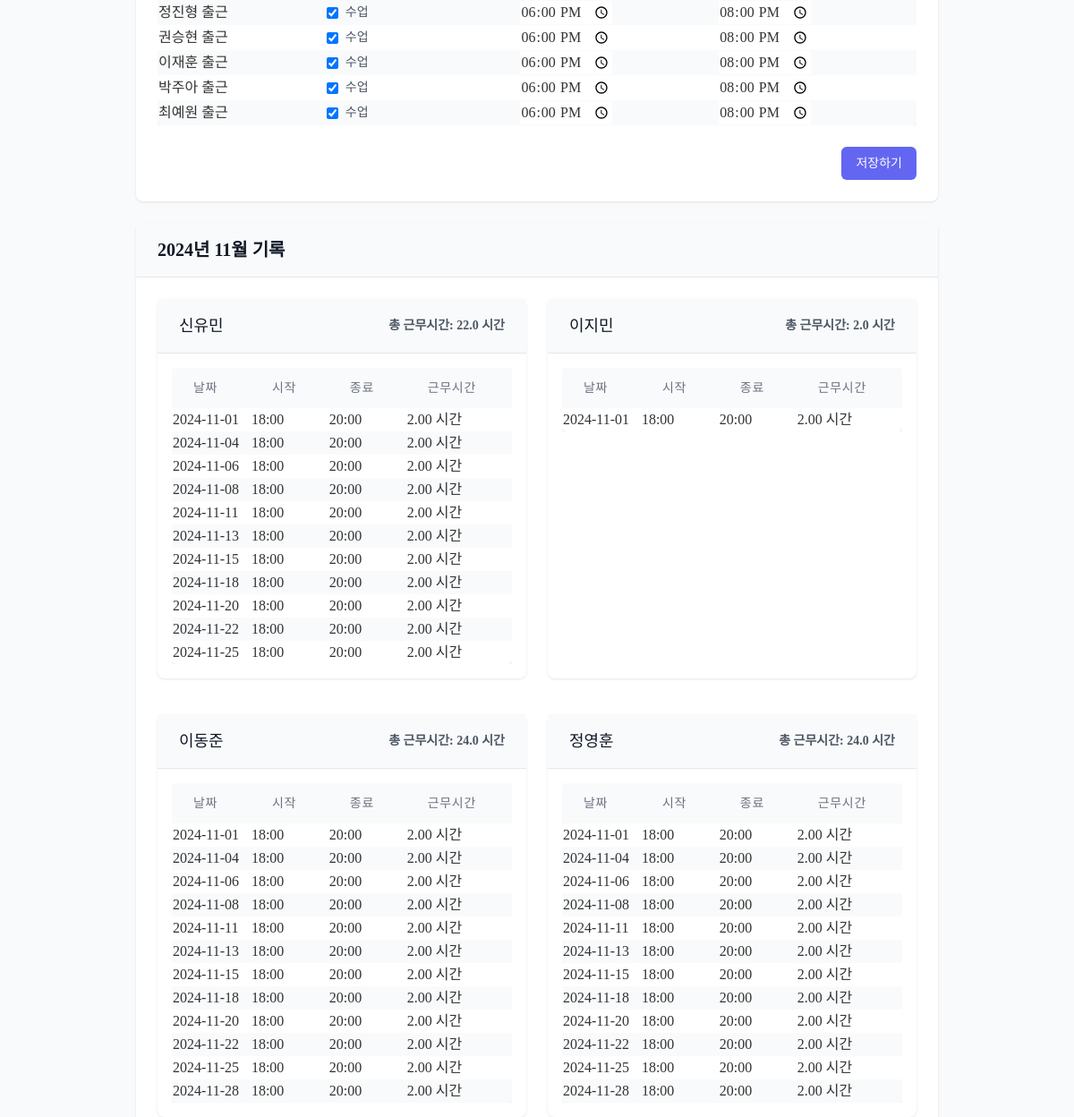
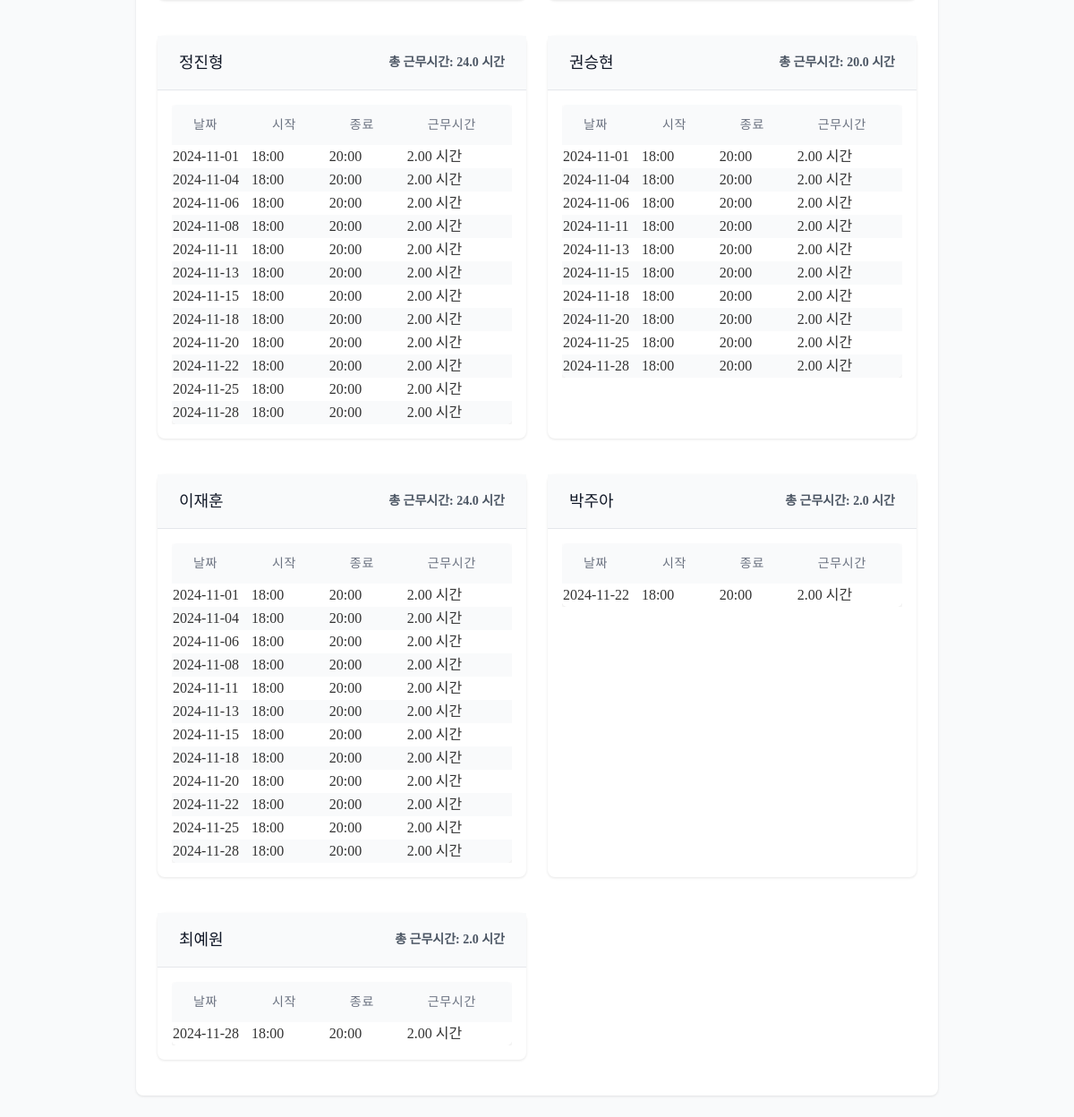
The app's page /teachers/attendance/create/ (signed in, lower part), older data (2 pictures, top to bottom).
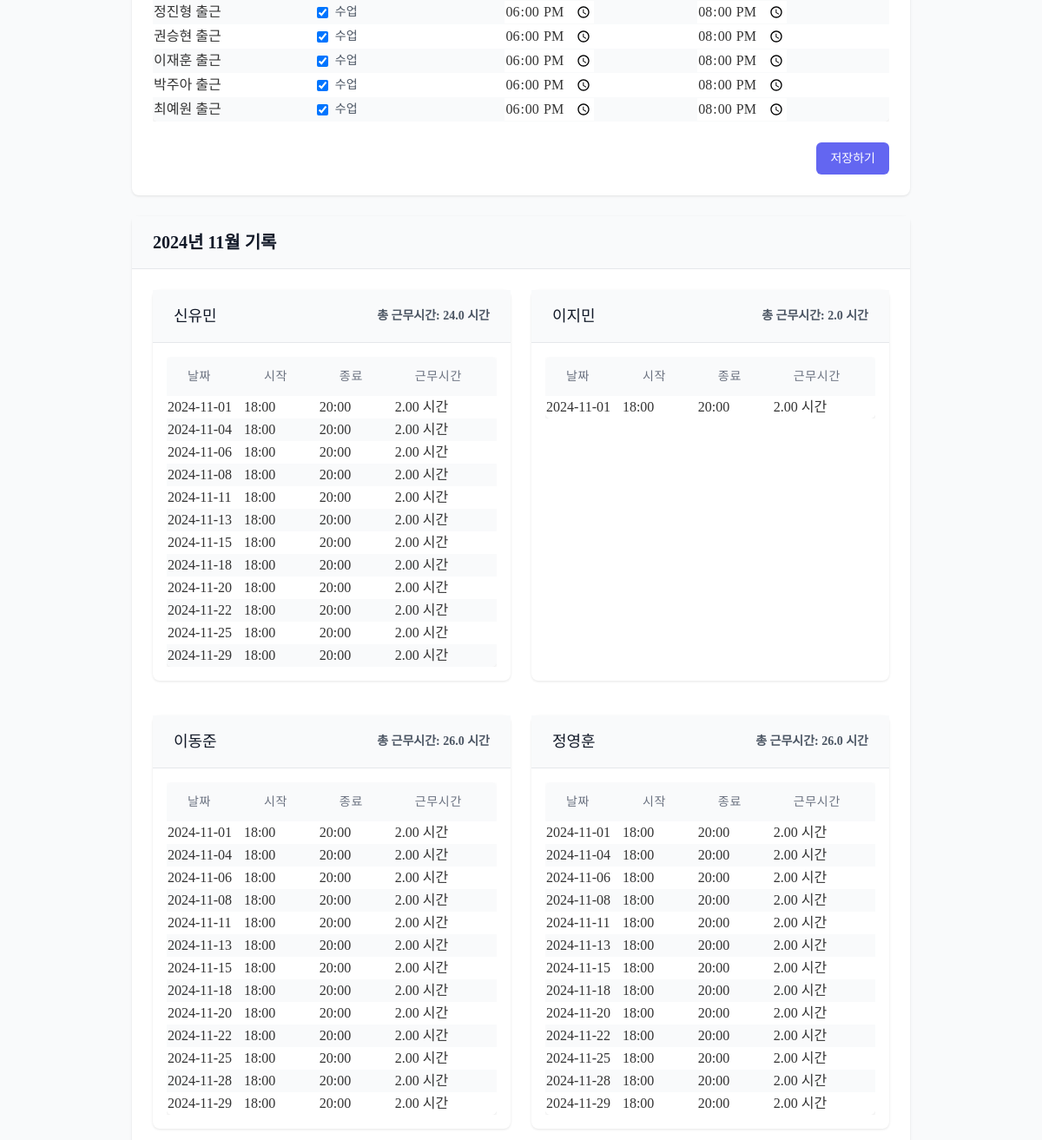
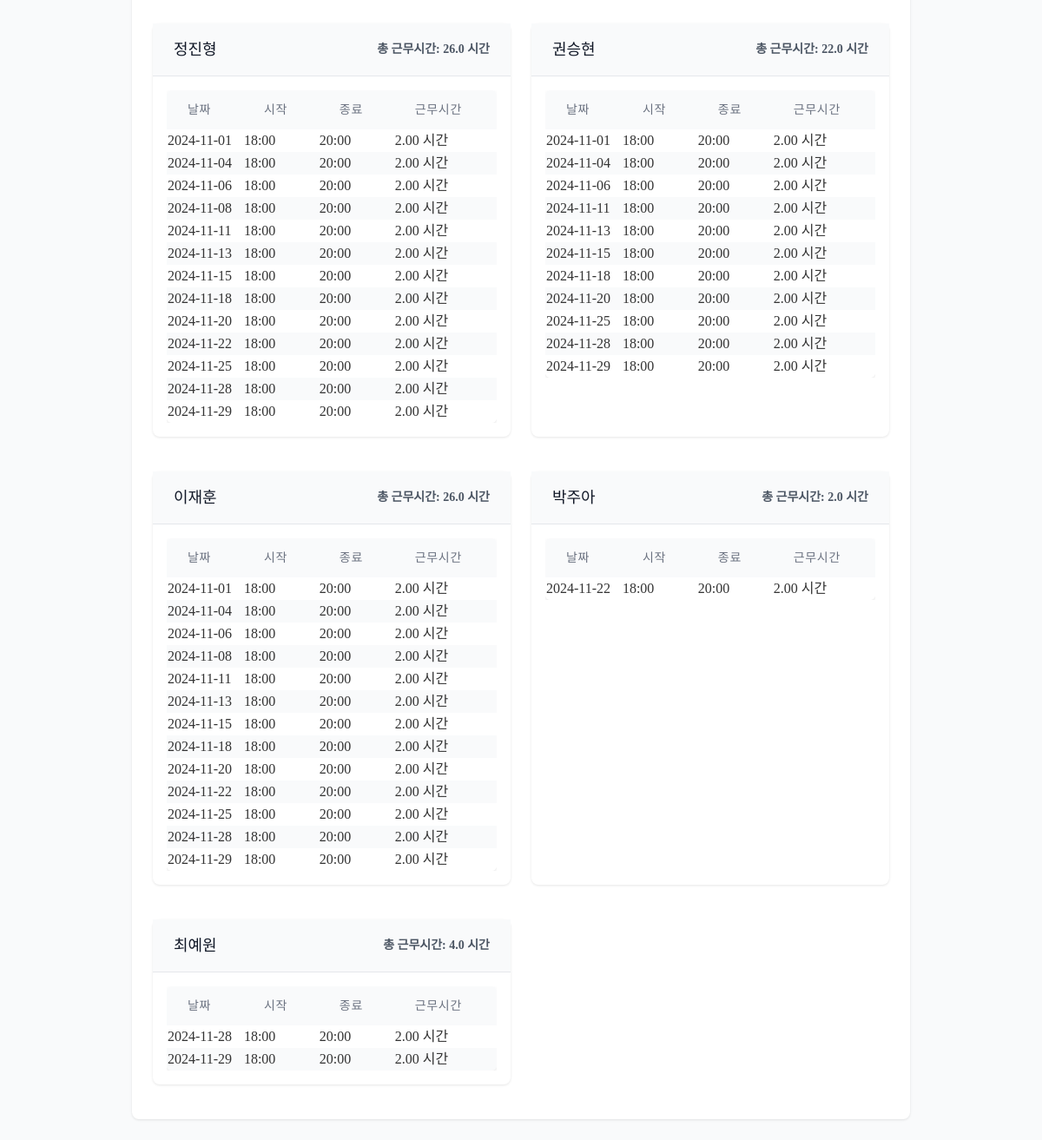
The same page, newer data (2 pictures, top to bottom).
### teachers/models.py (models this page shows, shortened)
class Teacher(models.Model):
    GENDER_CHOICES = [
        ('M', '남'),
        ('F', '여'),
    ]
    name = models.CharField(max_length=100, verbose_name='이름')
    phone_number = models.CharField(
        max_length=11,
        validators=[validate_phone_number],
        blank=True,
        null=True,
        verbose_name='전화번호'
    )
    email = models.EmailField(blank=True, null=True, verbose_name='이메일')
    gender = models.CharField(max_length=1, choices=GENDER_CHOICES, blank=True, null=True, verbose_name='성별')
    hire_date = models.DateField(blank=True, null=True, verbose_name='입사일')
    resignation_date = models.DateField(null=True, blank=True, verbose_name='퇴사일')
    bank = models.ForeignKey('common.Bank', on_delete=models.SET_NULL, blank=True, null=True, verbose_name='거래은행')
    account_number = models.CharField(max_length=20, blank=True, null=True, verbose_name='급여계좌')
    base_salary = models.IntegerField(blank=True, null=True, verbose_name='급여기준', default=15000)
    additional_salary = models.IntegerField(blank=True, null=True, verbose_name='추가급여', default=0)
    other_info = models.TextField(blank=True, null=True, verbose_name='기타')
    is_active = models.BooleanField(default=True, verbose_name="재직 중")
    extra_field1 = models.CharField(max_length=100, blank=True, null=True, verbose_name='예비1')
    extra_field2 = models.CharField(max_length=100, blank=True, null=True, verbose_name='예비2')
    extra_field3 = models.CharField(max_length=100, blank=True, null=True, verbose_name='예비3')
    extra_field4 = models.CharField(max_length=100, blank=True, null=True, verbose_name='예비4')
    class Meta:
        verbose_name = '교사'
        verbose_name_plural = '교사'

class Attendance(models.Model):
    teacher = models.ForeignKey(Teacher, on_delete=models.CASCADE, verbose_name='교사')
    date = models.DateField(default=timezone.now, verbose_name='날짜')
    is_present = models.BooleanField(default=True, verbose_name='출근')
    start_time = models.TimeField(null=True, blank=True, verbose_name='근무 시작 시간')
    end_time = models.TimeField(null=True, blank=True, verbose_name='근무 종료 시간')
    class Meta:
        unique_together = ['teacher', 'date']
        verbose_name = '출근기록'
        verbose_name_plural = '출근기록'

### teachers/views.py (the view, shortened to what this page needs)
# urls.py: path('attendance/create/', views.AttendanceCreateView.as_view(), name='attendance_create'),
class AttendanceCreateView(LoginRequiredMixin, View):
    def get(self, request):
        teachers = Teacher.objects.filter(is_active=True)
        form = BulkAttendanceForm(teachers=teachers)
        current_date = timezone.now().date()
        month_start = current_date.replace(day=1)
        month_end = (month_start + timedelta(days=32)).replace(day=1) - timedelta(days=1)
        monthly_records = Attendance.objects.filter(date__range=[month_start, month_end]).order_by('teacher', 'date')
        teacher_records = {}
        for record in monthly_records:
            if record.teacher not in teacher_records:
                teacher_records[record.teacher] = {'records': [], 'total_hours': 0}
            if record.start_time and record.end_time:
                start_datetime = timezone.make_aware(timezone.datetime.combine(record.date, record.start_time))
                end_datetime = timezone.make_aware(timezone.datetime.combine(record.date, record.end_time))
                work_hours = (end_datetime - start_datetime).total_seconds() / 3600
                record.work_hours = round(work_hours, 2)
                teacher_records[record.teacher]['total_hours'] += record.work_hours
            else:
                record.work_hours = None
            teacher_records[record.teacher]['records'].append(record)
        context = {
            'form': form,
            'teacher_records': teacher_records,
            'current_month': current_date.strftime('%Y년 %m월')
        }
        return render(request, 'teachers/attendance_form.html', context)

### teachers/forms.py
class BulkAttendanceForm(forms.Form):
    date = forms.DateField(widget=forms.DateInput(attrs={'type': 'date'}), initial=timezone.now)
    def __init__(self, *args, **kwargs):
        teachers = kwargs.pop('teachers', None)
        super().__init__(*args, **kwargs)
        if teachers:
            for teacher in teachers:
                self.fields[f'is_present_{teacher.id}'] = forms.BooleanField(required=False, initial=True, label=f'{teacher.name} 출근')
                self.fields[f'start_time_{teacher.id}'] = forms.TimeField(
                    widget=forms.TimeInput(attrs={'type': 'time'}),
                    initial=timezone.now().replace(hour=18, minute=0, second=0).time(),
                    required=False,
                    label=f'{teacher.name} 시작 시간'
                )
                self.fields[f'end_time_{teacher.id}'] = forms.TimeField(
                    widget=forms.TimeInput(attrs={'type': 'time'}),
                    initial=timezone.now().replace(hour=20, minute=0, second=0).time(),
                    required=False,
                    label=f'{teacher.name} 종료 시간'
                )

### teachers/templates/teachers/attendance_form.html (shortened to what the changed rows need)
{% extends 'teachers/base_teachers.html' %}
{% block teacher_content %}
<div class="space-y-6">
    <div class="content-card">
        <div class="card-body">
            <form method="post" class="space-y-6">
                <div class="overflow-x-auto">
                    <table class="content-table">
                        <tbody>
                            {% for field in form %}
                                {% if field.name != 'date' %}
                                    {% if 'is_present' in field.name %}
                                        <tr>
                                            <td class="font-medium">{{ field.label }}</td>
                                            <td>
                                                <div class="flex items-center">
                                                    {{ field }}
                                                    <label for="{{ field.id_for_label }}" class="ml-2 text-sm text-gray-600">
                                                        수업
                                                    </label>
                                                </div>
                                            </td>
                                    {% elif 'start_time' in field.name %}
                                            <td>{{ field }}</td>
                                    {% elif 'end_time' in field.name %}
                                            <td>{{ field }}</td>
                                        </tr>
                                    {% endif %}
                                {% endif %}
                            {% endfor %}
                        </tbody>
                    </table>
                </div>
            </form>
        </div>
    </div>
    <div class="content-card">
        <div class="card-body">
            <div class="grid grid-cols-1 lg:grid-cols-2 gap-6">
                {% for teacher, data in teacher_records.items %}
                    <div class="content-card">
                        <div class="card-header bg-gray-50">
                            <div class="flex justify-between items-center">
                                <h4 class="text-lg font-medium text-gray-900">{{ teacher.name }}</h4>
                                <span class="text-sm text-gray-600">
                                    총 근무시간: {{ data.total_hours|floatformat:1 }} 시간
                                </span>
                            </div>
                        </div>
                        <div class="p-4">
                            <div class="overflow-x-auto">
                                <table class="content-table">
                                    <thead>
                                        <tr>
                                            <th>날짜</th>
                                            <th>시작</th>
                                            <th>종료</th>
                                            <th>근무시간</th>
                                        </tr>
                                    </thead>
                                    <tbody>
                                        {% for record in data.records %}
                                            <tr>
                                                <td>{{ record.date|date:"Y-m-d" }}</td>
                                                <td>{{ record.start_time|time:"H:i" }}</td>
                                                <td>{{ record.end_time|time:"H:i" }}</td>
                                                <td>
                                                    {% if record.work_hours is not None %}
                                                        {{ record.work_hours|floatformat:2 }} 시간
                                                    {% else %}
                                                        -
                                                    {% endif %}
                                                </td>
                                            </tr>
                                        {% endfor %}
                                    </tbody>
                                </table>
                            </div>
                        </div>
                    </div>
                {% empty %}
                    <div class="content-card">
                        <div class="card-body">
                            <p class="text-gray-500 text-center">이번 달은 근무 기록이 없습니다.</p>
                        </div>
                    </div>
                {% endfor %}
            </div>
        </div>
    </div>
</div>
{% endblock %}

Row changes from the older to the newer data that the page shows:
computed for Teacher "신유민": total_hours "22.0" → "24.0"
added Attendance: date "2024-11-29", start_time "18:00", end_time "20:00", work_hours "2.00", shown under Teacher "신유민"
computed for Teacher "이동준": total_hours "24.0" → "26.0"
added Attendance: date "2024-11-29", start_time "18:00", end_time "20:00", work_hours "2.00", shown under Teacher "이동준"
computed for Teacher "정영훈": total_hours "24.0" → "26.0"
added Attendance: date "2024-11-29", start_time "18:00", end_time "20:00", work_hours "2.00", shown under Teacher "정영훈"
computed for Teacher "정진형": total_hours "24.0" → "26.0"
added Attendance: date "2024-11-29", start_time "18:00", end_time "20:00", work_hours "2.00", shown under Teacher "정진형"
computed for Teacher "권승현": total_hours "20.0" → "22.0"
added Attendance: date "2024-11-29", start_time "18:00", end_time "20:00", work_hours "2.00", shown under Teacher "권승현"
computed for Teacher "이재훈": total_hours "24.0" → "26.0"
added Attendance: date "2024-11-29", start_time "18:00", end_time "20:00", work_hours "2.00", shown under Teacher "이재훈"
computed for Teacher "최예원": total_hours "2.0" → "4.0"
added Attendance: date "2024-11-29", start_time "18:00", end_time "20:00", work_hours "2.00", shown under Teacher "최예원"
